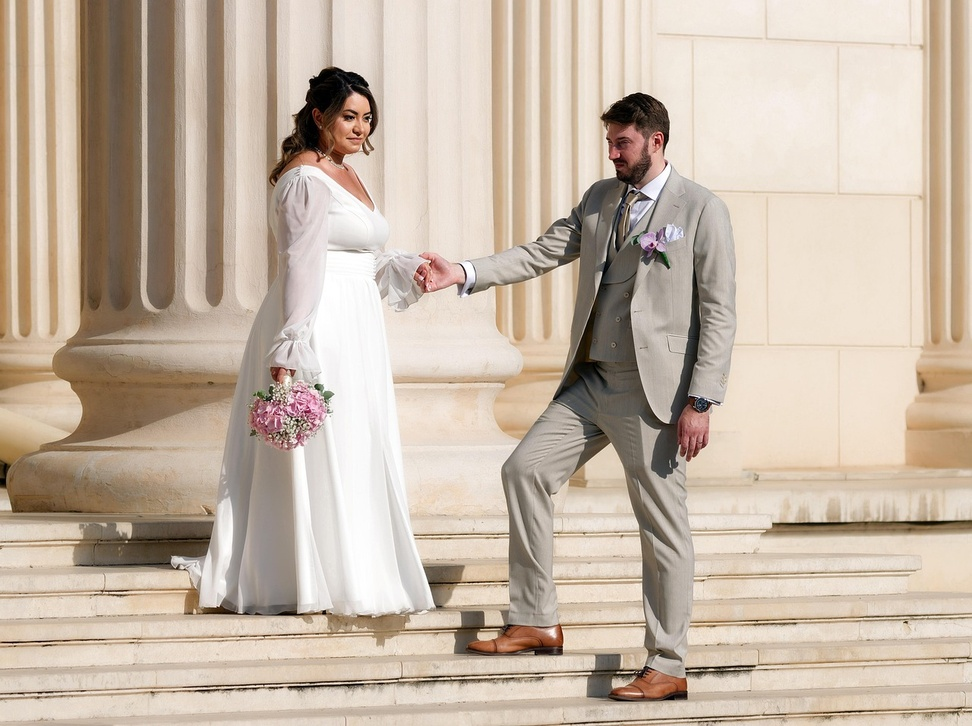
#> input picture python/ch21/people.jpg, 972 x 726 px, shrunk from 1280 x 956 before the run
$ python opencv_detectObject.py
#> lines starting #> are read from the running program, lines starting #| are printed output that depends on the picture; after the words box and inside, x2 and y2 are one past the last pixel; in counts of white or black regions, pixels touching at a corner belong together
import cv2

image = cv2.imread("./people.jpg")
#> image is the input picture: shape (726, 972, 3); mean B, G, R 166.5, 182.6, 198.5

# 처리 속도를 높이기 위해서 그레이 스케일로 변경
gray = cv2.cvtColor(image, cv2.COLOR_BGR2GRAY)
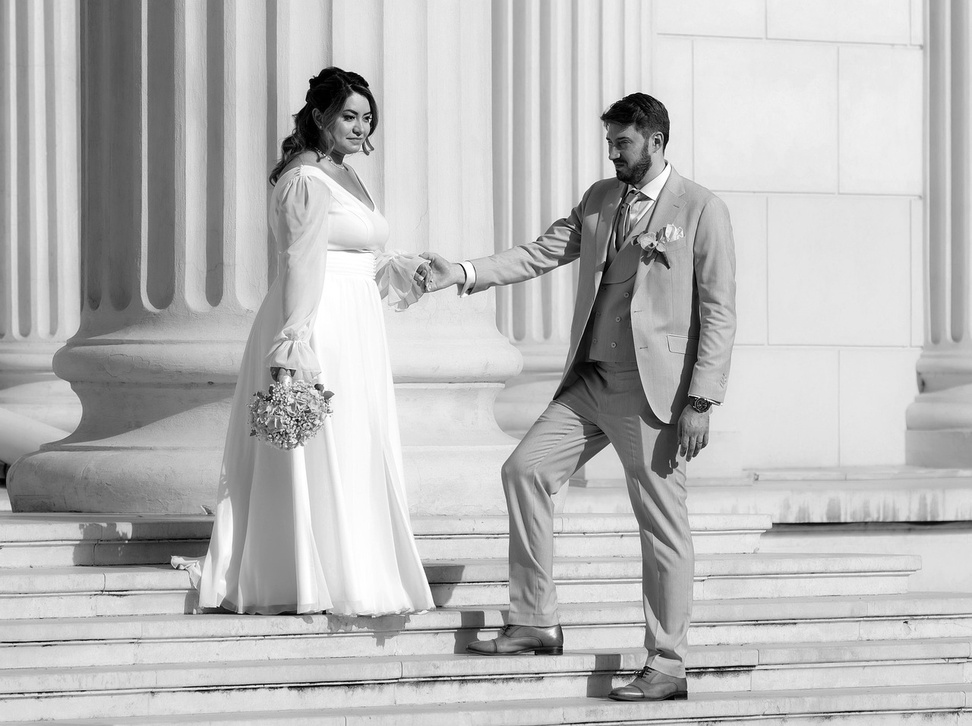
#> gray: shape (726, 972); min 0, max 255, mean 185.5

face_path = cv2.data.haarcascades + "haarcascade_frontalface_default.xml"
face_cascade = cv2.CascadeClassifier(face_path)

# 얼굴 검출 수행
face = face_cascade.detectMultiScale(
    gray,
    scaleFactor=1.1,
    minNeighbors=5,
    minSize=(20, 20),
)
#> face = [[329, 96, 55, 55]]

# 검출된 얼굴 주변에 사각형 그리기
for x, y, w, h in face:
    cv2.rectangle(image, (x, y), (x + w, y + h), (255, 0, 0), 2)
#> this loop made 1 pass
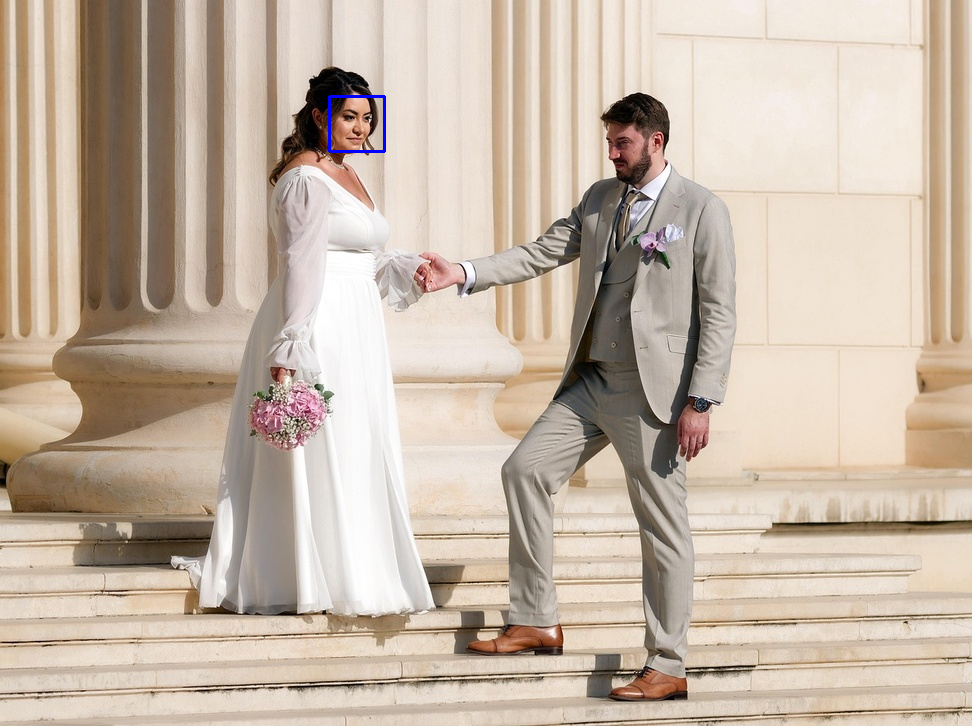
#> image: shape (726, 972, 3); 0.09% of pixels changed, all inside (x1, y1, x2, y2) = (328, 95, 386, 153)


cv2.imshow("Loaded image", image)
cv2.waitKey(0)  # 0 은 무한 대기
cv2.destroyAllWindows()
